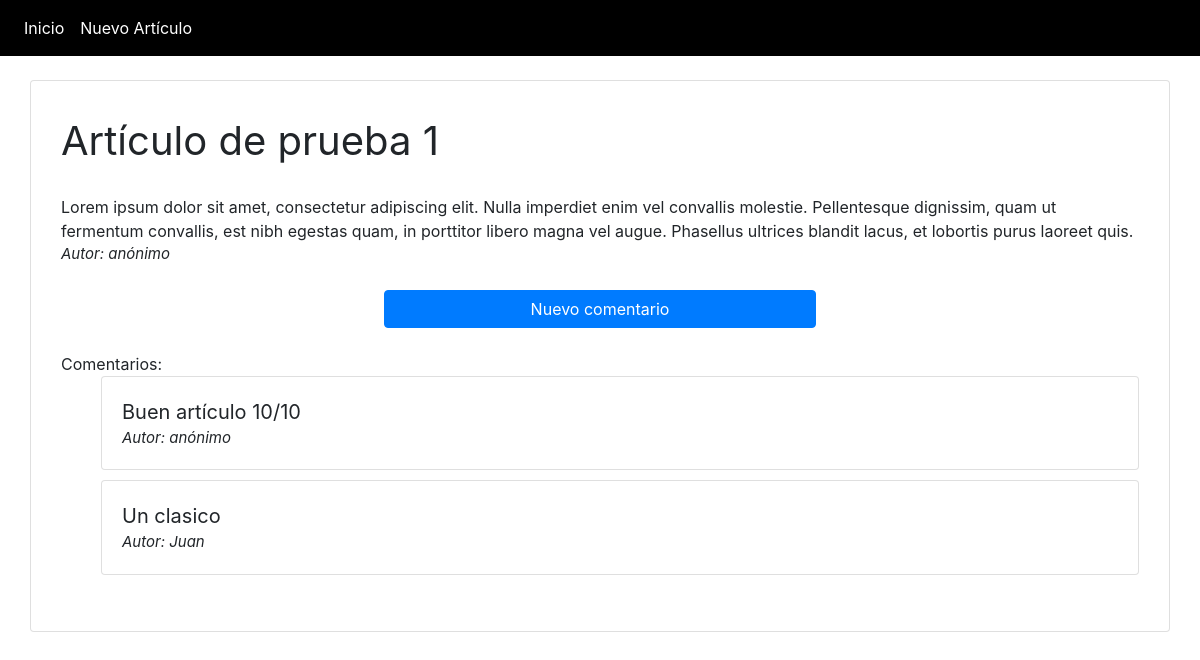
The page /ver/19 on the database its author committed.
### testBlog/models.py (models this page shows, shortened)
class article(models.Model):
    title = models.CharField(max_length=100)
    content = models.CharField(max_length=1000)
    author = models.CharField(max_length=50, default="anónimo")

class comment(models.Model):
    article = models.ForeignKey(article, on_delete=models.CASCADE,)
    content = models.CharField(max_length=200)
    author = models.CharField(max_length=50, default="anónimo")

### testBlog/views.py (the view)
# urls.py: path('ver/<int:id>', views.ver, name='ver'),
def ver(request, id):
    obj = article.objects.get(pk=id)
    com = list(comment.objects.filter(article=obj))
    context = {
        'obj': obj,
        'comments': com
    }
    return render(request, 'testBlog/ver.html', context)

### testBlog/templates/testBlog/ver.html
{% extends 'testBlog/base.html' %}
{% block content %}
<div style="width: 100%; font-size:40px">{{obj.title}}</div>
<br>
{{obj.content}}
<br>
<div style="font-style: italic; align-self: right; font-size:15px">Autor: {{obj.author}}</div>
<br style="margin-bottom: 20px;">
<a href="/comentario/{{obj.id}}" class="btn btn-primary" style="margin: 0px 30% 0px">Nuevo comentario</a>
<br>
Comentarios:
<ul style="list-style-type: none;">
{% for com in comments %}
    <li>
      <div class="card" style="margin-bottom:1%; padding: 20px;">
        <div style="width: 100%; font-size:20px">{{ com.content}}</div>
        <div style="font-size:15px; font-style: italic;">Autor: {{ com.author}}</div>
      </div>
    </li>
{% endfor %}
{% endblock %}

### rows shown on the page
article: title "Artículo de prueba 1", content "Lorem ipsum dolor sit amet, consectetur adipiscing elit. Nulla imperdiet enim vel convallis molestie. Pellentesque dignissim, quam ut fermentum convallis, est nibh egestas quam, in porttitor libero magna vel augue. Phasellus ultrices blandit lacus, et lobortis purus laoreet quis.", author "anónimo"
comment: content "Buen artículo 10/10", author "anónimo"
comment: content "Un clasico", author "Juan"
